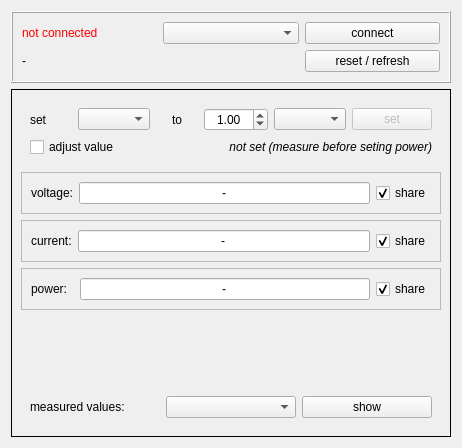
<?xml version="1.0" encoding="UTF-8"?>
<ui version="4.0">
 <class>eapsWindow</class>
 <widget class="QWidget" name="eapsWindow">
  <property name="geometry">
   <rect>
    <x>0</x>
    <y>0</y>
    <width>462</width>
    <height>448</height>
   </rect>
  </property>
  <property name="windowTitle">
   <string>Form</string>
  </property>
  <layout class="QGridLayout" name="gridLayout_8">
   <item row="0" column="0">
    <widget class="QFrame" name="frame_connection">
     <property name="frameShape">
      <enum>QFrame::Box</enum>
     </property>
     <property name="frameShadow">
      <enum>QFrame::Raised</enum>
     </property>
     <layout class="QGridLayout" name="gridLayout_4">
      <item row="0" column="0">
       <widget class="QLabel" name="lbl_status">
        <property name="styleSheet">
         <string notr="true">color: red;</string>
        </property>
        <property name="text">
         <string>not connected</string>
        </property>
       </widget>
      </item>
      <item row="0" column="1">
       <widget class="QComboBox" name="cob_ports"/>
      </item>
      <item row="0" column="2">
       <widget class="QPushButton" name="btn_connect">
        <property name="text">
         <string>connect</string>
        </property>
       </widget>
      </item>
      <item row="1" column="2">
       <widget class="QPushButton" name="btn_resetInfo">
        <property name="text">
         <string>reset / refresh</string>
        </property>
       </widget>
      </item>
      <item row="1" column="0" colspan="2">
       <widget class="QLabel" name="lbl_info">
        <property name="text">
         <string>-</string>
        </property>
       </widget>
      </item>
     </layout>
    </widget>
   </item>
   <item row="1" column="0">
    <widget class="QFrame" name="frame_values">
     <property name="enabled">
      <bool>true</bool>
     </property>
     <property name="frameShape">
      <enum>QFrame::Box</enum>
     </property>
     <layout class="QGridLayout" name="gridLayout_7">
      <item row="0" column="0">
       <widget class="QFrame" name="frame_setValues">
        <layout class="QGridLayout" name="gridLayout_5">
         <item row="0" column="0">
          <widget class="QLabel" name="lbl_setValue_lbl">
           <property name="text">
            <string>set</string>
           </property>
          </widget>
         </item>
         <item row="0" column="1">
          <widget class="QComboBox" name="cob_setValue"/>
         </item>
         <item row="0" column="2">
          <widget class="QLabel" name="lbl_setTo_lbl">
           <property name="sizePolicy">
            <sizepolicy hsizetype="Preferred" vsizetype="Preferred">
             <horstretch>0</horstretch>
             <verstretch>0</verstretch>
            </sizepolicy>
           </property>
           <property name="text">
            <string>to</string>
           </property>
           <property name="alignment">
            <set>Qt::AlignCenter</set>
           </property>
          </widget>
         </item>
         <item row="0" column="3">
          <widget class="QDoubleSpinBox" name="dsp_setValue">
           <property name="alignment">
            <set>Qt::AlignCenter</set>
           </property>
           <property name="decimals">
            <number>2</number>
           </property>
           <property name="maximum">
            <double>999.990000000000009</double>
           </property>
           <property name="value">
            <double>1.000000000000000</double>
           </property>
          </widget>
         </item>
         <item row="0" column="4">
          <widget class="QComboBox" name="cob_setValueUnit"/>
         </item>
         <item row="0" column="5">
          <widget class="QPushButton" name="btn_setValue">
           <property name="enabled">
            <bool>false</bool>
           </property>
           <property name="text">
            <string>set</string>
           </property>
          </widget>
         </item>
         <item row="1" column="0" colspan="3">
          <widget class="QCheckBox" name="chb_adjustSetValue">
           <property name="text">
            <string>adjust value</string>
           </property>
          </widget>
         </item>
         <item row="1" column="3" colspan="3">
          <widget class="QLabel" name="lbl_setValueSet">
           <property name="font">
            <font>
             <italic>true</italic>
            </font>
           </property>
           <property name="text">
            <string>&lt;html&gt;&lt;head/&gt;&lt;body&gt;&lt;p&gt;not set (measure before seting power)&lt;/p&gt;&lt;/body&gt;&lt;/html&gt;</string>
           </property>
           <property name="alignment">
            <set>Qt::AlignRight|Qt::AlignTrailing|Qt::AlignVCenter</set>
           </property>
          </widget>
         </item>
        </layout>
       </widget>
      </item>
      <item row="1" column="0">
       <widget class="QFrame" name="frame_voltage">
        <property name="frameShape">
         <enum>QFrame::StyledPanel</enum>
        </property>
        <property name="frameShadow">
         <enum>QFrame::Raised</enum>
        </property>
        <layout class="QGridLayout" name="gridLayout">
         <item row="0" column="0">
          <widget class="QLabel" name="lbl_voltage_lbl">
           <property name="text">
            <string>voltage:</string>
           </property>
          </widget>
         </item>
         <item row="0" column="1">
          <widget class="QLineEdit" name="txt_voltage">
           <property name="text">
            <string>-</string>
           </property>
           <property name="alignment">
            <set>Qt::AlignCenter</set>
           </property>
           <property name="readOnly">
            <bool>true</bool>
           </property>
          </widget>
         </item>
         <item row="0" column="2">
          <widget class="QCheckBox" name="chb_shareVoltage">
           <property name="text">
            <string>share</string>
           </property>
           <property name="checked">
            <bool>true</bool>
           </property>
          </widget>
         </item>
        </layout>
       </widget>
      </item>
      <item row="2" column="0">
       <widget class="QFrame" name="frame_current">
        <property name="frameShape">
         <enum>QFrame::StyledPanel</enum>
        </property>
        <property name="frameShadow">
         <enum>QFrame::Raised</enum>
        </property>
        <layout class="QGridLayout" name="gridLayout_2">
         <item row="0" column="0">
          <widget class="QLabel" name="lbl_current_lbl">
           <property name="text">
            <string>current:</string>
           </property>
          </widget>
         </item>
         <item row="0" column="1">
          <widget class="QLineEdit" name="txt_current">
           <property name="text">
            <string>-</string>
           </property>
           <property name="alignment">
            <set>Qt::AlignCenter</set>
           </property>
           <property name="readOnly">
            <bool>true</bool>
           </property>
          </widget>
         </item>
         <item row="0" column="2">
          <widget class="QCheckBox" name="chb_shareCurrent">
           <property name="text">
            <string>share</string>
           </property>
           <property name="checked">
            <bool>true</bool>
           </property>
          </widget>
         </item>
        </layout>
       </widget>
      </item>
      <item row="3" column="0">
       <widget class="QFrame" name="frame_power">
        <property name="frameShape">
         <enum>QFrame::StyledPanel</enum>
        </property>
        <property name="frameShadow">
         <enum>QFrame::Raised</enum>
        </property>
        <layout class="QGridLayout" name="gridLayout_3">
         <item row="0" column="0">
          <widget class="QLabel" name="lbl_power_lbl">
           <property name="text">
            <string>power:  </string>
           </property>
          </widget>
         </item>
         <item row="0" column="1">
          <widget class="QLineEdit" name="txt_power">
           <property name="text">
            <string>-</string>
           </property>
           <property name="alignment">
            <set>Qt::AlignCenter</set>
           </property>
           <property name="readOnly">
            <bool>true</bool>
           </property>
          </widget>
         </item>
         <item row="0" column="2">
          <widget class="QCheckBox" name="chb_sharePower">
           <property name="text">
            <string>share</string>
           </property>
           <property name="checked">
            <bool>true</bool>
           </property>
          </widget>
         </item>
        </layout>
       </widget>
      </item>
      <item row="5" column="0">
       <widget class="QFrame" name="frame_measuredValues">
        <property name="frameShape">
         <enum>QFrame::NoFrame</enum>
        </property>
        <property name="frameShadow">
         <enum>QFrame::Raised</enum>
        </property>
        <layout class="QGridLayout" name="gridLayout_6">
         <item row="0" column="0">
          <widget class="QLabel" name="lbl_measuredValues_lbl">
           <property name="text">
            <string>measured values:</string>
           </property>
          </widget>
         </item>
         <item row="0" column="1">
          <widget class="QComboBox" name="cob_measuredValues"/>
         </item>
         <item row="0" column="2">
          <widget class="QPushButton" name="btn_measuredValuesVisibility">
           <property name="text">
            <string>show</string>
           </property>
          </widget>
         </item>
        </layout>
       </widget>
      </item>
      <item row="4" column="0">
       <spacer name="verticalSpacer">
        <property name="orientation">
         <enum>Qt::Vertical</enum>
        </property>
        <property name="sizeHint" stdset="0">
         <size>
          <width>20</width>
          <height>40</height>
         </size>
        </property>
       </spacer>
      </item>
     </layout>
    </widget>
   </item>
  </layout>
 </widget>
 <resources/>
 <connections/>
</ui>
